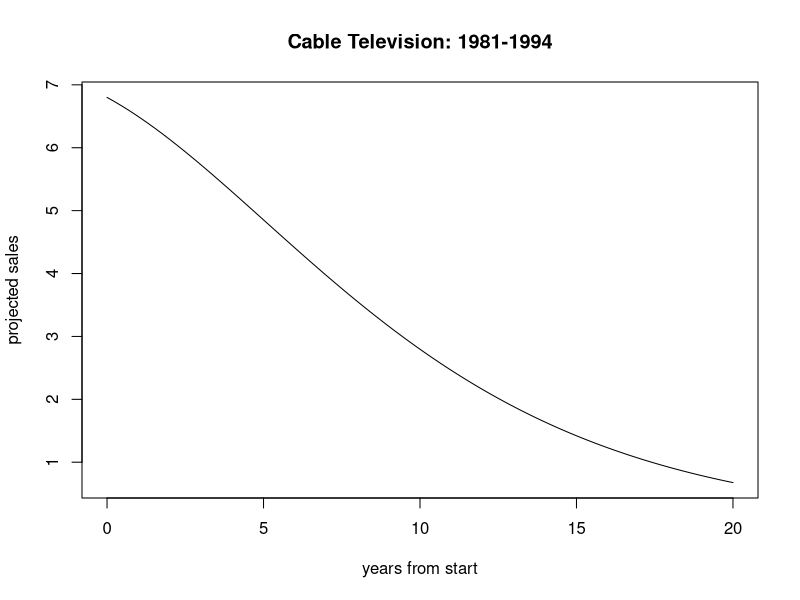
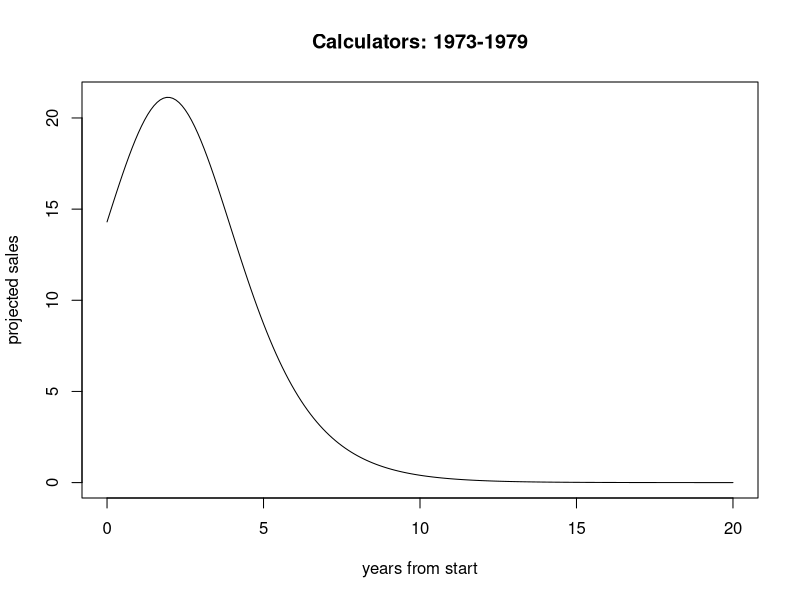
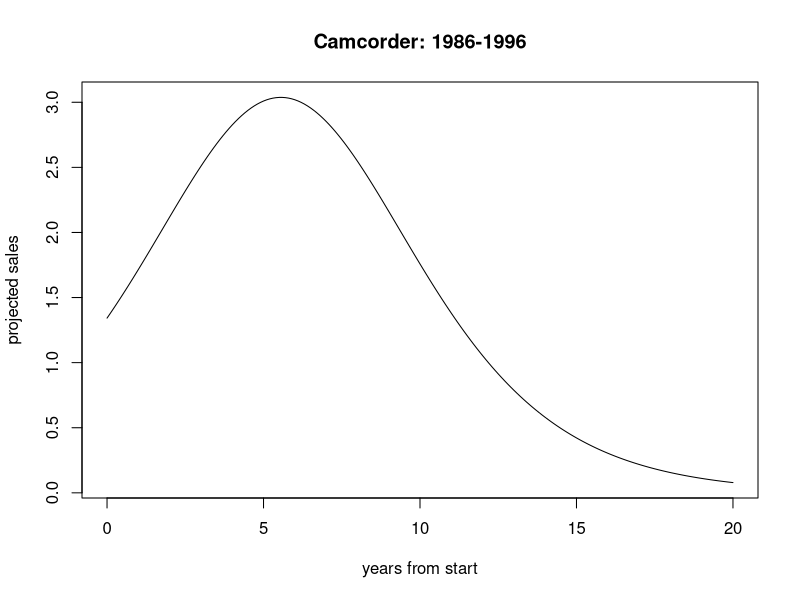
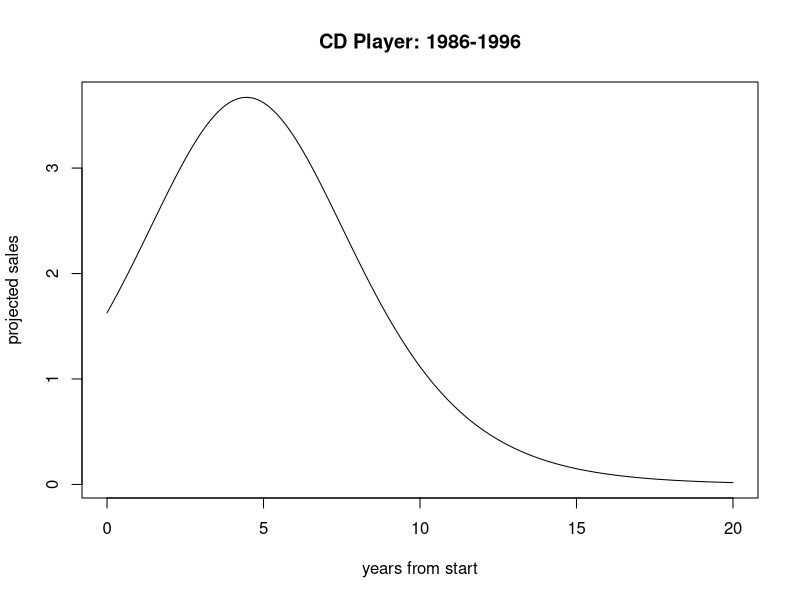
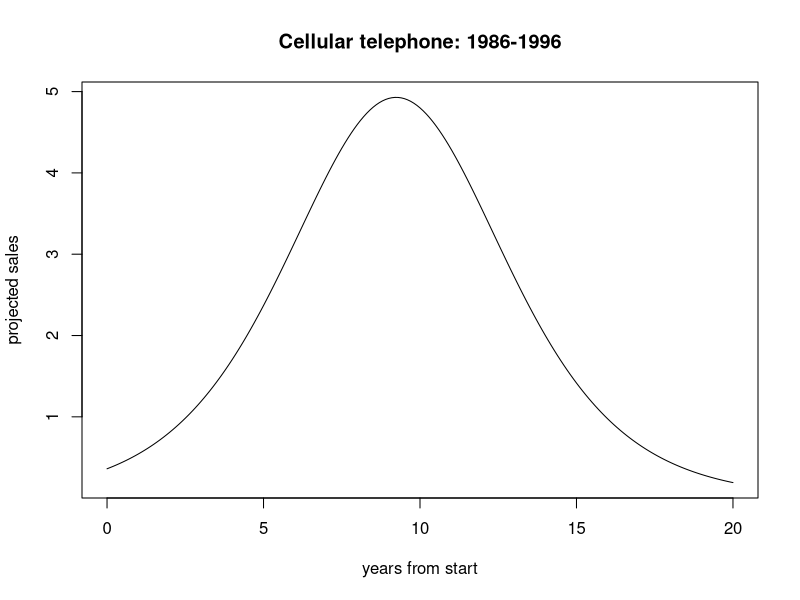
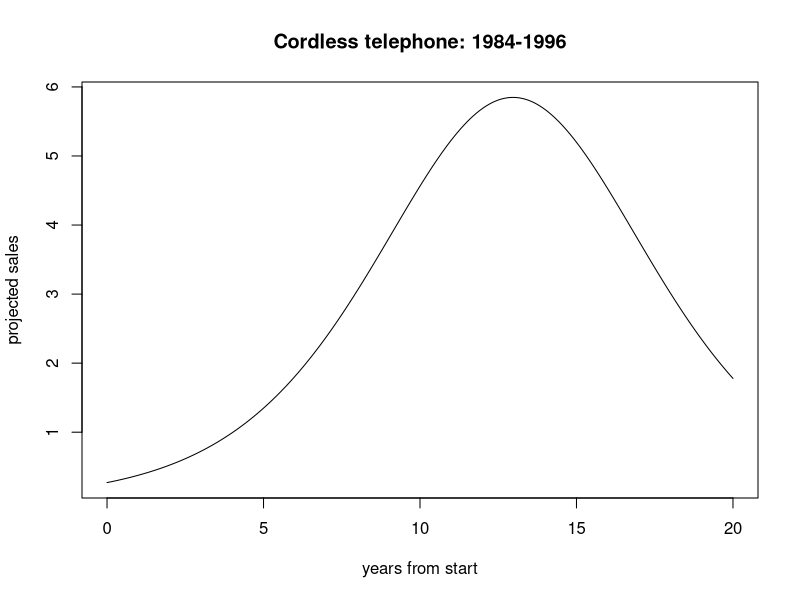
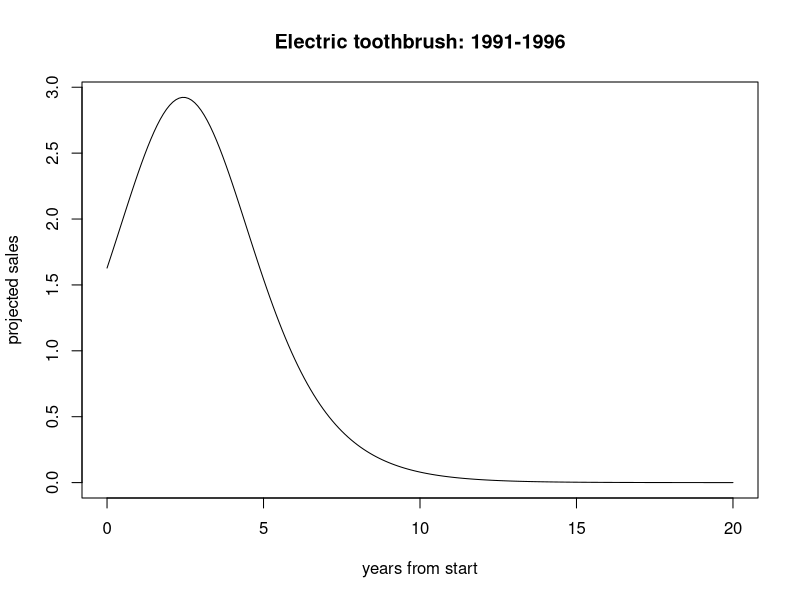
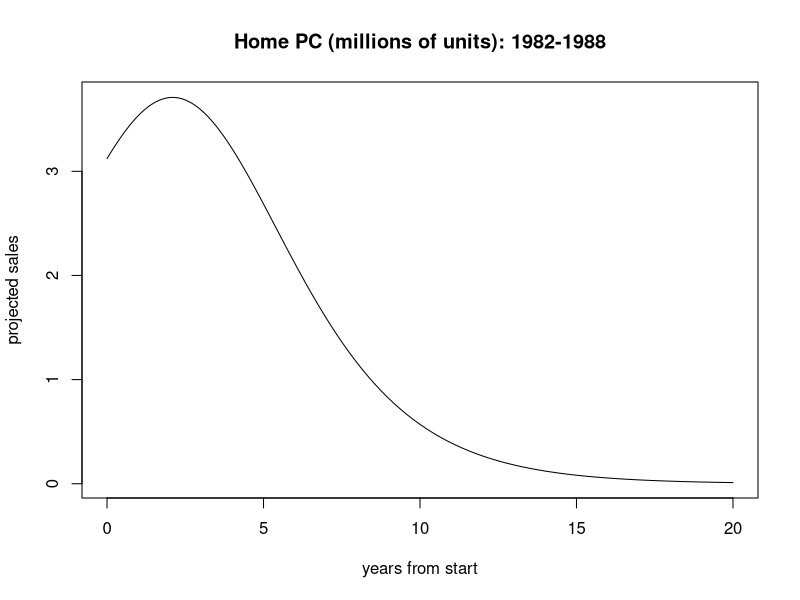

Recreate these plots in R, in order.
## ---- chunk 1
knitr::opts_chunk$set(echo = TRUE)
## ---- chunk 2
# see page 53, Cowpertwait, Metcalf
bassSales <- function(p,q,m, rangeList) {
  ngete <- exp(-(p + q) * rangeList)
  bassPdf <- m * ( (p+q)^2 / p) * ngete / (1 + (q/p) * ngete)^2
  return (bassPdf)
}
yrs = seq(0, 20, 0.1)

# the data below is from page 27, "Total Addressable Market", Credit Suisse Global Financial Strategies, Mauboussin & Callahan
params <- list(
  c(0.1, 0.06, 68),
  c(0.143, 0.520, 100),
  c(0.044, 0.304, 30.5),
  c(0.055, 0.378, 29.6),
  c(0.008, 0.421, 45.1),
  c(0.004, 0.338, 67.6),
  c(0.110, 0.548, 14.8),
  c(0.121, 0.281, 25.8),
  c(0.027, 0.435, 100.0),
  c(0.025, 0.406, 69.6),
  c(0.108, 0.231, 96.9),
  c(0.059, 0.146, 100.0),
  c(.025, 0.603, 76.3)
)

titles = list(
  "Cable Television: 1981-1994",
  "Calculators: 1973-1979",
  "Camcorder: 1986-1996",
  "CD Player: 1986-1996",
  "Cellular telephone: 1986-1996",
  "Cordless telephone: 1984-1996",
  "Electric toothbrush: 1991-1996",
  "Home PC (millions of units): 1982-1988",
  "Radio: 1922-1934",
  "Telephone answering device: 1984-1996",
  "Television, black and white: 1949-1979",
  "Television, color: 1965-1979",
  "VCR: 1981-1994"
)

# the graphs are for 20 years regardless of the date range of the data.
result <- lapply(params, (function (p) return(bassSales(p[1], p[2], p[3], yrs))))
for (i in 1:length(params)){
  plot(yrs, result[[i]], xlab="years from start", ylab="projected sales", type='l', main=titles[i])
}
  
#plot(yrs, result[[1]], xlab="years from start", ylab="projected sales", type='l', main=titles[1])
#plot(yrs, result[[2]], xlab="years from start", ylab="projected sales", type='l', main=titles[2])

